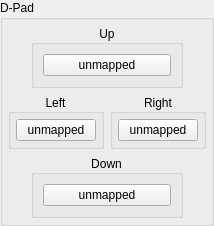
            <widget class="QGroupBox" name="gb_dpad">
             <property name="enabled">
              <bool>true</bool>
             </property>
             <property name="sizePolicy">
              <sizepolicy hsizetype="Preferred" vsizetype="Fixed">
               <horstretch>0</horstretch>
               <verstretch>0</verstretch>
              </sizepolicy>
             </property>
             <property name="maximumSize">
              <size>
               <width>16777215</width>
               <height>16777215</height>
              </size>
             </property>
             <property name="title">
              <string>D-Pad</string>
             </property>
             <layout class="QVBoxLayout" name="gb_dpad_layout">
              <property name="spacing">
               <number>6</number>
              </property>
              <property name="leftMargin">
               <number>5</number>
              </property>
              <property name="topMargin">
               <number>5</number>
              </property>
              <property name="rightMargin">
               <number>5</number>
              </property>
              <property name="bottomMargin">
               <number>5</number>
              </property>
              <item>
               <widget class="QWidget" name="dpad_up" native="true">
                <layout class="QHBoxLayout" name="dpad_up_layout">
                 <property name="spacing">
                  <number>0</number>
                 </property>
                 <property name="leftMargin">
                  <number>0</number>
                 </property>
                 <property name="topMargin">
                  <number>0</number>
                 </property>
                 <property name="rightMargin">
                  <number>0</number>
                 </property>
                 <property name="bottomMargin">
                  <number>0</number>
                 </property>
                 <item>
                  <widget class="QGroupBox" name="gb_dpad_up">
                   <property name="minimumSize">
                    <size>
                     <width>152</width>
                     <height>0</height>
                    </size>
                   </property>
                   <property name="maximumSize">
                    <size>
                     <width>0</width>
                     <height>16777215</height>
                    </size>
                   </property>
                   <property name="title">
                    <string>Up</string>
                   </property>
                   <property name="alignment">
                    <set>Qt::AlignmentFlag::AlignCenter</set>
                   </property>
                   <layout class="QHBoxLayout" name="horizontalLayout_4">
                    <item>
                     <widget class="QPushButton" name="DpadUpButton">
                      <property name="text">
                       <string>unmapped</string>
                      </property>
                     </widget>
                    </item>
                   </layout>
                  </widget>
                 </item>
                </layout>
               </widget>
              </item>
              <item>
               <layout class="QHBoxLayout" name="layout_dpad_left_right">
                <item>
                 <widget class="QGroupBox" name="gb_dpad_left">
                  <property name="title">
                   <string>Left</string>
                  </property>
                  <property name="alignment">
                   <set>Qt::AlignmentFlag::AlignCenter</set>
                  </property>
                  <layout class="QVBoxLayout" name="gb_dpad_left_layout">
                   <property name="leftMargin">
                    <number>5</number>
                   </property>
                   <property name="topMargin">
                    <number>5</number>
                   </property>
                   <property name="rightMargin">
                    <number>5</number>
                   </property>
                   <property name="bottomMargin">
                    <number>5</number>
                   </property>
                   <item>
                    <widget class="QPushButton" name="DpadLeftButton">
                     <property name="text">
                      <string>unmapped</string>
                     </property>
                    </widget>
                   </item>
                  </layout>
                 </widget>
                </item>
                <item>
                 <widget class="QGroupBox" name="gb_dpad_right">
                  <property name="title">
                   <string>Right</string>
                  </property>
                  <property name="alignment">
                   <set>Qt::AlignmentFlag::AlignCenter</set>
                  </property>
                  <layout class="QVBoxLayout" name="gb_dpad_right_layout">
                   <property name="leftMargin">
                    <number>5</number>
                   </property>
                   <property name="topMargin">
                    <number>5</number>
                   </property>
                   <property name="rightMargin">
                    <number>5</number>
                   </property>
                   <property name="bottomMargin">
                    <number>5</number>
                   </property>
                   <item>
                    <widget class="QPushButton" name="DpadRightButton">
                     <property name="text">
                      <string>unmapped</string>
                     </property>
                    </widget>
                   </item>
                  </layout>
                 </widget>
                </item>
               </layout>
              </item>
              <item>
               <widget class="QWidget" name="dpad_down" native="true">
                <layout class="QHBoxLayout" name="dpad_down_layout">
                 <property name="leftMargin">
                  <number>0</number>
                 </property>
                 <property name="topMargin">
                  <number>0</number>
                 </property>
                 <property name="rightMargin">
                  <number>0</number>
                 </property>
                 <property name="bottomMargin">
                  <number>0</number>
                 </property>
                 <item>
                  <widget class="QGroupBox" name="gb_dpad_down">
                   <property name="minimumSize">
                    <size>
                     <width>152</width>
                     <height>0</height>
                    </size>
                   </property>
                   <property name="maximumSize">
                    <size>
                     <width>124</width>
                     <height>16777215</height>
                    </size>
                   </property>
                   <property name="title">
                    <string>Down</string>
                   </property>
                   <property name="alignment">
                    <set>Qt::AlignmentFlag::AlignCenter</set>
                   </property>
                   <layout class="QHBoxLayout" name="horizontalLayout_3">
                    <item>
                     <widget class="QPushButton" name="DpadDownButton">
                      <property name="text">
                       <string>unmapped</string>
                      </property>
                     </widget>
                    </item>
                   </layout>
                  </widget>
                 </item>
                </layout>
               </widget>
              </item>
             </layout>
            </widget>
